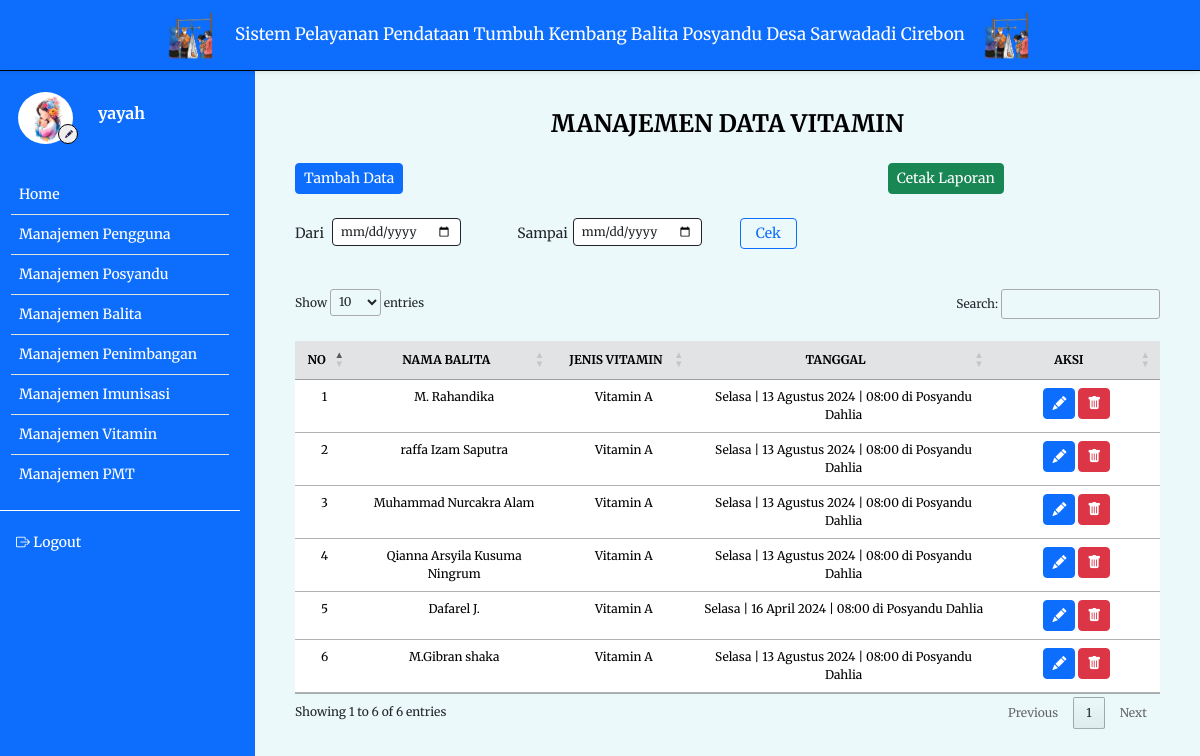
Page /vitamin/index.php (signed in) on the committed database.
### tables this page shows
CREATE TABLE `user` (
  `id_user` int(11) NOT NULL,
  `username` varchar(45) NOT NULL,
  `password` varchar(100) NOT NULL,
  `nama` varchar(50) NOT NULL,
  `alamat` text NOT NULL,
  `noTelp` varchar(15) NOT NULL,
  `role` varchar(10) NOT NULL
);

CREATE TABLE `vitamin` (
  `id_vitamin` int(11) NOT NULL,
  `id_balita` int(11) NOT NULL,
  `idjadwal` int(11) NOT NULL,
  `jenis_vitamin` varchar(50) NOT NULL
);

CREATE TABLE `balita` (
  `id_balita` int(11) NOT NULL,
  `id_user` int(11) NOT NULL,
  `idposyandu` int(11) NOT NULL,
  `nama_ayah` varchar(50) NOT NULL,
  `nama_balita` varchar(100) NOT NULL,
  `nik_balita` varchar(50) NOT NULL,
  `tempat_lahir` varchar(50) NOT NULL,
  `tanggal_lahir` datetime NOT NULL,
  `jenis_kelamin` varchar(30) NOT NULL
);

CREATE TABLE `jdw_posyandu` (
  `idjadwal` int(11) NOT NULL,
  `idposyandu` int(11) NOT NULL,
  `jadwal` datetime NOT NULL
);

CREATE TABLE `posyandu` (
  `id_posyandu` int(11) NOT NULL,
  `nama_posyandu` varchar(50) NOT NULL,
  `alamat_posyandu` varchar(100) NOT NULL
);

### controller/mainController.php (called while the page is built, shortened)
<?php
$conn = mysqli_connect("localhost", "root", "", "posyandu");
function query($query)
{
    global $conn;
    $result = mysqli_query($conn, $query);
    $rows = [];
    while ($row = mysqli_fetch_assoc($result)) {
        $rows[] = $row;
    }
    return $rows;
}
function generateRandomKey()
{
    $keyLength = 32;
    $randomBytes = openssl_random_pseudo_bytes($keyLength, $strong);
    if (!$strong) {
        $randomBytes = random_bytes($keyLength);
    }
    return base64_encode($randomBytes);
}
function enkripsi($kata)
{
    $key = generateRandomKey();
    $string = openssl_encrypt($kata, 'AES-256-CBC', $key, 0, substr($key, 0, 16));
    $hasilEnkripsi = base64_encode($key . $string);
    return $hasilEnkripsi;
}
function dekripsi($kata)
{
    $string = base64_decode($kata);
    $key = substr($string, 0, 44);
    $enkripsi = substr($string, 44);
    $hasil = openssl_decrypt($enkripsi, 'AES-256-CBC', $key, 0, substr($key, 0, 16));
    return $hasil;
}
function cari_user() {
    $id = dekripsi($_COOKIE['posyandu']);
    $user = query("SELECT * FROM user WHERE id_user = $id")[0];
    return $user;
}
function translate($kata) {
    $hari_inggris = ['Sunday', 'Monday', 'Tuesday', 'Wednesday', 'Thursday', 'Friday', 'Saturday'];
    $hari_indo = ['Minggu', 'Senin', 'Selasa', 'Rabu', 'Kamis', 'Jumat', 'Sabtu'];
    $bulan_inggris = ['January', 'February', 'March', 'April', 'May', 'June', 'July', 'August', 'September', 'October', 'November', 'December'];
    $bulan_indo = ['Januari', 'Februari', 'Maret', 'April', 'Mei', 'Juni', 'Juli', 'Agustus', 'September', 'Oktober', 'November', 'Desember'];
    $ganti_hari = str_replace($hari_inggris, $hari_indo, $kata);
    $ganti_bulan = str_replace($bulan_inggris, $bulan_indo, $ganti_hari);
    return $ganti_bulan;
}
function cari_tanggal($tanggal, $format) {
    $waktu_convert = strtotime($tanggal);
    $jadwal_convert = date($format, $waktu_convert);
    $jadwal = translate($jadwal_convert);
    return $jadwal;
}
?>

### vitamin/index.php (the view, shortened to what this page needs)
<?php
require_once '../controller/vitaminController.php';
if (isset($_GET['cek_tanggal']) && ($_GET['dari'] != "" && $_GET['sampai'] != "")) {
    $vitamin = cari_vitamin($_GET);
} else {
    $vitamin = query("SELECT * FROM vitamin ORDER BY id_balita ASC");
}
?>
<!DOCTYPE html>
<html lang="en">
<head>
    <link href="https://cdn.jsdelivr.net/npm/bootstrap@5.3.2/dist/css/bootstrap.min.css" rel="stylesheet"
 />
    <link rel="stylesheet" href="https://cdn.jsdelivr.net/npm/bootstrap-icons@1.9.1/font/bootstrap-icons.css" />
    <link rel="stylesheet" href="https://cdn.datatables.net/1.13.4/css/jquery.dataTables.min.css">
    <link rel="stylesheet" href="../style.css">
</head>
<body>
    <nav class="navbar bg-body-tertiary p-0">
        <div class="container-fluid justify-content-center p-3">
            <?php
            require_once('../navbar/navbar_admin.php');
            ?>
        </div>
    </nav>
    <div class="main-container m-0">
        <div class="d-flex">
            <?php
            require_once('../navbar/sidebar.php');
            ?>
            <div class="contents">
                <h4 class="text-center fw-bold" style="color: black;">MANAJEMEN DATA VITAMIN</h4>
                <div class="mt-4">
                    <div class="row justify-content-between">
                        <div class="col-4">
                            <button class="btn btn-sm btn-primary" data-bs-toggle="modal" data-bs-target="#vitamin">
                                Tambah Data
                            </button>
                        </div>
                        <div class="col-4">
                            <button class="btn btn-sm btn-success" type="button" data-bs-toggle="modal"
                                data-bs-target="#cetak">
                                Cetak Laporan
                            </button>
                        </div>
                    </div>
                    <form action="" method="get">
                        <div class="filter mt-4">
                            <div class="row">
                                <div class="col-3">
                                    <div class="mb-3 row">
                                        <label for="dari" class="col-sm-2 col-form-label col-form-label-sm">Dari</label>
                                        <div class="col-sm-auto">
                                            <input type="date" class="form-control form-control-sm" id="dari"
                                                name="dari" style="border: solid 1px;">
                                        </div>
                                    </div>
                                </div>
                                <div class="col-3">
                                    <div class="mb-3 row">
                                        <label for="sampai"
                                            class="col-sm-3 col-form-label col-form-label-sm">Sampai</label>
                                        <div class="col-sm-auto">
                                            <input type="date" class="form-control form-control-sm" id="sampai"
                                                name="sampai" style="border: solid 1px;">
                                        </div>
                                    </div>
                                </div>
                                <div class="col-5">
                                    <button type="submit" name="cek_tanggal"
                                        class="btn btn-sm btn-outline-primary col-sm-2">Cek</button>
                                </div>
                            </div>
                        </div>
                    </form>
                </div>
                <div class="mt-4">
                    <table id="example" class="table table-hover text-center">
                        <thead>
                            <tr class="table-secondary">
                                <th class="text-center" scope="col">NO</th>
                                <th class="text-center" scope="col">NAMA BALITA</th>
                                <th class="text-center" scope="col">JENIS VITAMIN</th>
                                <th class="text-center" scope="col">TANGGAL</th>
                                <th class="text-center" scope="col" style="width: 130px;">AKSI</th>
                            </tr>
                        </thead>
                        <tbody>
                            <?php
                            $i = 1;
                            foreach ($vitamin as $v):
                                $id_balita = $v['id_balita'];
                                $data_balita = query("SELECT * FROM balita WHERE id_balita = $id_balita")[0];
                                $id_jadwal = $v['idjadwal'];
                                $data_jadwal = query("SELECT * FROM jdw_posyandu WHERE idjadwal = $id_jadwal")[0];
                                $id_posyandu = $data_jadwal['idposyandu'];
                                $data_posyandu = query("SELECT * FROM posyandu WHERE id_posyandu = $id_posyandu")[0];
                                $jadwal = cari_tanggal($data_jadwal['jadwal'], 'l | d F Y | H:i');
                                ?>
                                <tr>
                                    <td>
                                        <?= $i; ?>
                                    </td>
                                    <td>
                                        <?= $data_balita['nama_balita']; ?>
                                    </td>
                                    <td>
                                        <?= $v['jenis_vitamin']; ?>
                                    </td>
                                    <td>
                                        <?= $jadwal; ?> di Posyandu
                                        <?= $data_posyandu['nama_posyandu']; ?>
                                    </td>
                                    <td>
                                        <form class="d-inline" action="edit.php?id=<?= enkripsi($v['id_vitamin']); ?>"
                                            method="post">
                                            <button class="btn btn-sm btn-primary"><i
                                                    class="bi bi-pencil-fill"></i></button>
                                        </form>
                                        <a class="delete bg-danger" id="delete"
                                            onclick="deleteVitamin(<?= $v['id_vitamin']; ?>)">
                                            <button class="btn btn-sm btn-danger"><i class="bi bi-trash-fill"></i></button>
                                        </a>
                                    </td>
                                </tr>
                                <?php
                                $i++;
                            endforeach;
                            ?>
                        </tbody>
                    </table>
                </div>
            </div>
        </div>
    </div>
</body>
</html>

### navbar/sidebar.php (shortened to what this page needs)
<?php
require_once '../controller/mainController.php';
$user = cari_user();
?>
<div class="sidebar bg-primary" id="side_nav">
    <div class="content-side">
        <div class="profil">
            <div class="row d-flex align-items-center">
                <div class="col-sm-5 me-0">
                    <img src="../image/img6.jpg" class="rounded-circle" alt="profi">
                    <a href="../profil">
                        <button class="rounded-circle"><i class="bi bi-pencil-fill"></i></button>
                    </a>
                </div>
                <div class="col-sm-7 m-0">
                    <h6 class="fw-bold text-white">
                        <?= $user['nama']; ?>
                    </h6>
                </div>
            </div>
        </div>
        <div class="">
            <ul class="list-group list-group-flush pt-4 fw-medium">
                <li class="list-group-item">
                    <a href="../admin" class="text-decoration-none d-block">
                        <span>Home</span>
                    </a>
                </li>
                <li class="list-group-item">
                    <a href="../pengguna" class="text-decoration-none d-block">
                        <span>Manajemen Pengguna</span>
                    </a>
                </li>
                <li class="list-group-item">
                    <a href="../dataPosyandu" class="text-decoration-none d-block">
                        <span>Manajemen Posyandu</span>
                    </a>
                </li>
                <li class="list-group-item">
                    <a href="../balita" class="text-decoration-none d-block">
                        <span>Manajemen Balita</span>
                    </a>
                </li>
                <li class="list-group-item">
                    <a href="../penimbangan" class="text-decoration-none d-block">
                        <span>Manajemen Penimbangan</span>
                    </a>
                </li>
                <li class="list-group-item">
                    <a href="../imunisasi" class="text-decoration-none d-block">
                        <span>Manajemen Imunisasi</span>
                    </a>
                </li>
                <li class="list-group-item">
                    <a href="../vitamin" class="text-decoration-none d-block">
                        <span>Manajemen Vitamin</span>
                    </a>
                </li>
                <li class="list-group-item">
                    <a href="../pmt" class="text-decoration-none d-block">
                        <span>Manajemen PMT</span>
                    </a>
                </li>
            </ul>
        </div>
        <hr class="hr-color">
        <ul class="list-unstyled fw-medium pb-5">
            <li>
                <a href="../logout.php" class="text-decoration-none d-block">
                    <i class="bi bi-box-arrow-right"></i>
                    <span>Logout</span>
                </a>
            </li>
        </ul>
    </div>
</div>

### style.css (style rules this page uses)
* { font-family: "Merriweather", serif; }
body { font-family: sans-serif; background: #ebf9fb; }
.contents .dataTables_wrapper, .contents .filter input, .contents table.dataTable { font-size: 12px; }
.content, .contents { min-height: 100vh; width: 100%; }
.contents { margin: 100px 0; padding: 10px 40px; }
.navbar { z-index: 1; display: flex; position: fixed; width: 100%; border-bottom: 1px solid black; }
.sidebar { min-width: 255px; max-width: 255px; transition: all ease-in 0.3s; min-height: 100vh; }
hr.hr-color { color: white; opacity: 1; }
.sidebar ul { padding: 0 11px; }
.sidebar li a { color: white; padding: 5px; font-size: 14px; margin-left: 0; }
.sidebar .list-group-item { padding: 4px 3px; }
.sidebar .list-group-item { background-color: transparent; }
.content-side { position: fixed; margin-top: 60px; width: 240px; }
.sidebar .profil { padding-top: 25px; }
.sidebar .profil img { width: 55px; height: 66px; padding: 7px 0; display: block; transition: all ease-in 0.3s; object-fit: cover; }
.sidebar .profil button { border: 1px solid black; position: absolute; margin-top: -27px; margin-left: 61px; width: 20px; height: 20px; }
.sidebar .profil a button { margin-left: 40px; }
.sidebar .profil .d-flex .col-sm-5 { padding-left: 30px; padding-right: 0; }
.sidebar .profil .d-flex .col-sm-7 { padding: 0; }
.sidebar .profil button i { font-size: 8px; color: #272247; margin-top: -6px; margin-left: -3px; position: absolute; }

### rows in the picture
user: nama "yayah"
vitamin: id_balita.nama_balita "M. Rahandika", jenis_vitamin "Vitamin A", idjadwal.jadwal "Selasa | 13 Agustus 2024 | 08:00", posyandu.nama_posyandu "Dahlia"
vitamin: id_balita.nama_balita "raffa Izam Saputra", jenis_vitamin "Vitamin A", idjadwal.jadwal "Selasa | 13 Agustus 2024 | 08:00", posyandu.nama_posyandu "Dahlia"
vitamin: id_balita.nama_balita "Muhammad Nurcakra Alam", jenis_vitamin "Vitamin A", idjadwal.jadwal "Selasa | 13 Agustus 2024 | 08:00", posyandu.nama_posyandu "Dahlia"
vitamin: id_balita.nama_balita "Qianna Arsyila Kusuma Ningrum", jenis_vitamin "Vitamin A", idjadwal.jadwal "Selasa | 13 Agustus 2024 | 08:00", posyandu.nama_posyandu "Dahlia"
vitamin: id_balita.nama_balita "Dafarel J.", jenis_vitamin "Vitamin A", idjadwal.jadwal "Selasa | 16 April 2024 | 08:00", posyandu.nama_posyandu "Dahlia"
vitamin: id_balita.nama_balita "M.Gibran shaka", jenis_vitamin "Vitamin A", idjadwal.jadwal "Selasa | 13 Agustus 2024 | 08:00", posyandu.nama_posyandu "Dahlia"
